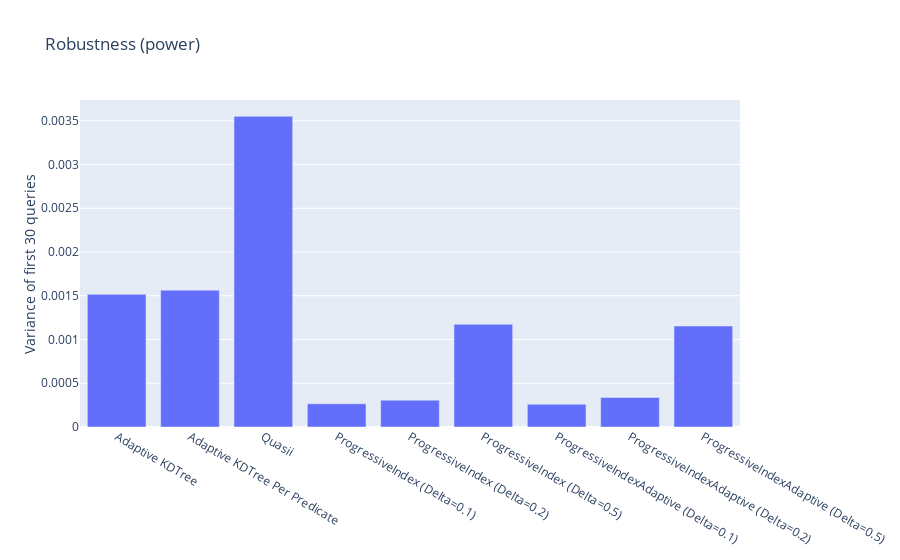

Source (notebook cell):
### Code cell
# experiment = 'power'
# n_rows = '10000000.0'
# n_queries = '3000'
# sel='0.0'

def robustness(values):
    dfs = np.array(values)[:,0]
    names = np.array(values)[:,1]
    fig = go.Figure()

    variances = [np.var(df['query_time'][:30]) for df in dfs]
    fig = go.Figure(data=[
        go.Bar(name='Query Number', x=names, y=variances),
    ])
    fig.update_layout(title=f'Robustness ({experiment})',
                   yaxis_title='Variance of first 30 queries')
    fig.show()

robustness([
# [read_df(files['AverageKDTree'], '0.0', '1024', experiment, n_rows, n_queries, sel), 'Average KDTree'],
# [read_df(files['MedianKDTree'], '0.0', '1024', experiment, n_rows, n_queries, sel), 'MedianKDTree'],
[read_df(files['CrackingKDTree'], '0.0', '1024', experiment, n_rows, n_queries, sel), 'Adaptive KDTree'],
[read_df(files['CrackingKDTreePerDimension'], '0.0', '1024', experiment, n_rows, n_queries, sel), 'Adaptive KDTree Per Predicate'],
[read_df(files['Quasii'], '0.0', '1024', experiment, n_rows, n_queries, sel), 'Quasii'],
[read_df(files['ProgressiveIndex'], '0.1', '1024', experiment, n_rows, n_queries, sel), 'ProgressiveIndex (Delta=0.1)'],
[read_df(files['ProgressiveIndex'], '0.2', '1024', experiment, n_rows, n_queries, sel), 'ProgressiveIndex (Delta=0.2)'],
[read_df(files['ProgressiveIndex'], '0.5', '1024', experiment, n_rows, n_queries, sel), 'ProgressiveIndex (Delta=0.5)'],
[read_df(files['ProgressiveIndexAdaptive'], '0.1', '1024', experiment, n_rows, n_queries, sel), 'ProgressiveIndexAdaptive (Delta=0.1)'],
[read_df(files['ProgressiveIndexAdaptive'], '0.2', '1024', experiment, n_rows, n_queries, sel), 'ProgressiveIndexAdaptive (Delta=0.2)'],
[read_df(files['ProgressiveIndexAdaptive'], '0.5', '1024', experiment, n_rows, n_queries, sel), 'ProgressiveIndexAdaptive (Delta=0.5)'],
# [read_df(files['FullScan'], '0.0', '0', experiment, n_rows, n_queries, sel), 'Full Scan'],
])

### Figure 1 — Plotly figure (JSON) as saved in the notebook; plotly's stock layout.template omitted (floating-point values rounded to 4 significant figures)
{"data": [{"name": "Query Number", "type": "bar", "x": ["Adaptive KDTree", "Adaptive KDTree Per Predicate", "Quasii", "ProgressiveIndex (Delta=0.1)", "ProgressiveIndex (Delta=0.2)", "ProgressiveIndex (Delta=0.5)", "ProgressiveIndexAdaptive (Delta=0.1)", "ProgressiveIndexAdaptive (Delta=0.2)", "ProgressiveIndexAdaptive (Delta=0.5)"], "y": [0.001516, 0.001564, 0.00355, 0.0002655, 0.0003069, 0.001173, 0.0002598, 0.0003371, 0.001154]}], "layout": {"title": {"text": "Robustness (power)"}, "yaxis": {"title": {"text": "Variance of first 30 queries"}}}}
